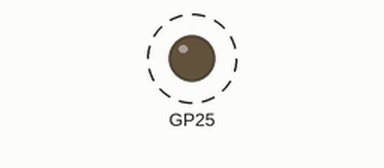
This sketch was run on a simulated Raspberry Pi Pico. Shown: output pins drawn as LEDs (lit = HIGH). Dashed ring = blinking. No radio packets arrive unless stated; what the sketch prints to the serial monitor is not drawn.

Above: at 0.3 s.
Timing chart, 0 to 3.0 s (numbered marks = the images above):
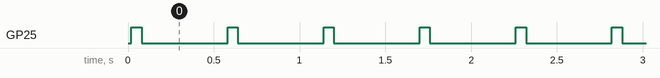

The sketch:

LoRaSender_Cortex.ino
```cpp
#include <SPI.h>
#include <LoRa.h>

int counter = 0;

void setup() {
  Serial.begin(9600);
  while (!Serial);

  Serial.println("LoRa Sender");
  SPI1.setTX(15);
  SPI1.setRX(12);
  SPI1.setSCK(14);
  LoRa.setSPI(SPI1);
  LoRa.setPins(16, 17, 6);
  if (!LoRa.begin(433E6)) {
    Serial.println("Starting LoRa failed!");
    while (1);
  }
  pinMode(25, OUTPUT);
}

void loop() {
  digitalWrite(25, HIGH);
  Serial.print("Sending packet: ");
  Serial.println(counter);

  // send packet
  LoRa.beginPacket();
  LoRa.print("hello ");
  LoRa.print(counter);
  LoRa.endPacket();

  counter++;
  digitalWrite(25, LOW);
  delay(500);
}
```

Measured:
- by itself, GP25: alternates HIGH for 0.06 s and LOW for 0.50 s
